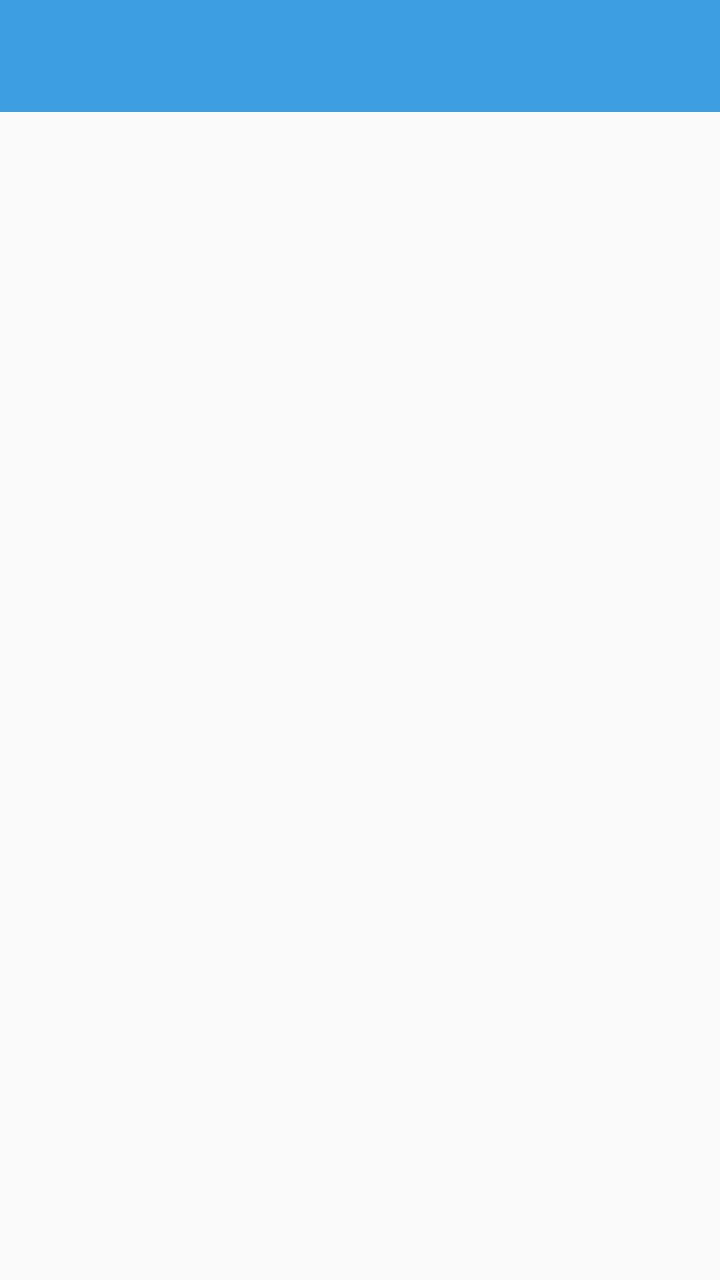
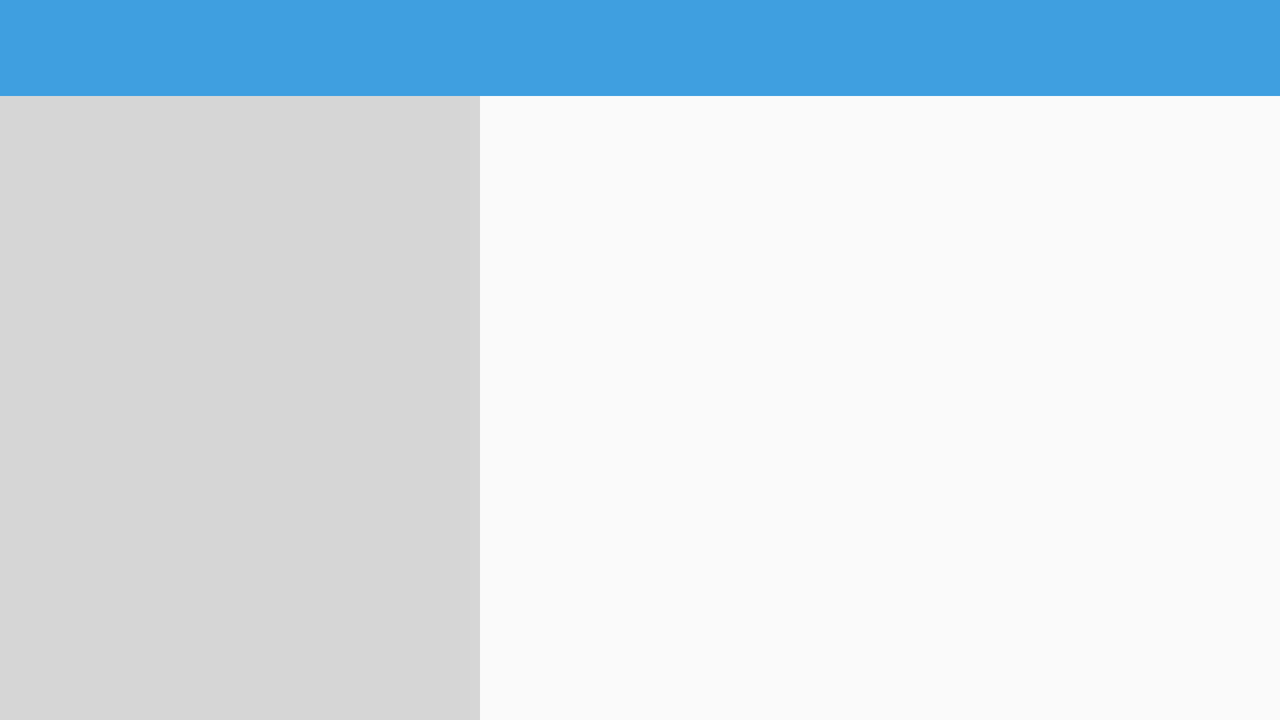

First picture: res/layout/ on a phone held upright. Second picture: the repository's own variant of that layout, on a device whose configuration matches the variant's folder. Source for both follows.
<!-- AndroidManifest.xml: application theme AppTheme -->
<!-- res/layout/activity_slide_items.xml -->
<?xml version="1.0" encoding="utf-8"?>

<android.support.v4.widget.DrawerLayout
    xmlns:android="http://schemas.android.com/apk/res/android"
    android:id="@+id/drawer_layout"
    android:layout_width="match_parent"
    android:layout_height="match_parent">

    <LinearLayout
        android:layout_width="match_parent"
        android:layout_height="match_parent"
        android:orientation="vertical">

        <include layout="@layout/toolbar_slide"/>

        <android.support.v4.view.ViewPager
            android:id="@+id/viewpager"
            android:layout_width="match_parent"
            android:layout_height="match_parent"
           />
    </LinearLayout>

    

    <include layout="@layout/navigation_menu"/>
</android.support.v4.widget.DrawerLayout>
<!-- res/layout/toolbar_slide.xml (included above) -->
<?xml version="1.0" encoding="utf-8"?>

<LinearLayout xmlns:android="http://schemas.android.com/apk/res/android"
    xmlns:app="http://schemas.android.com/apk/res-auto"
    android:orientation="vertical"
    android:layout_width="match_parent"
    android:layout_height="wrap_content"
    android:background="@color/blue">

    <android.support.v7.widget.Toolbar
        android:id="@+id/toolbar_slide"
        android:layout_height="wrap_content"
        android:layout_width="match_parent"
        android:elevation="4dp"
        app:popupTheme="@style/ThemeOverlay.AppCompat.Light"
        app:theme="@style/ThemeToolbar"
        app:contentInsetEnd="0dp"
        app:contentInsetStart="0dp" >

    </android.support.v7.widget.Toolbar>
</LinearLayout>
<!-- res/layout/navigation_menu.xml (included above) -->
<?xml version="1.0" encoding="utf-8"?>
<LinearLayout xmlns:android="http://schemas.android.com/apk/res/android"
    android:orientation="vertical"
    android:layout_width="240dp"
    android:layout_gravity="start"
    android:layout_height="match_parent">
    <ListView
        android:id="@+id/left_drawer"
        android:layout_width="240dp"
        android:layout_height="match_parent"
        android:layout_gravity="start"
        android:choiceMode="singleChoice"
        android:divider="@android:color/transparent"
        android:dividerHeight="0dp"
        android:background="@color/grey_light"/>
</LinearLayout>
<!-- resources referenced by this layout -->
<resources>
  <color name="blue">#3f9fe0</color>
  <color name="grey_light">#d6d6d6</color>
  <style name="ThemeToolbar" parent="@style/ThemeOverlay.AppCompat.Dark.ActionBar">
  
      
      <item name="colorControlNormal">@color/colorAccent</item>
      
      </style>
  <style name="AppTheme" parent="Theme.AppCompat.Light.NoActionBar">
          
          <item name="colorPrimary">@color/colorPrimary</item>
          <item name="colorPrimaryDark">@color/colorPrimaryDark</item>
          <item name="colorAccent">@color/colorAccent</item>
      </style>
  <color name="colorAccent">#FF4081</color>
  <color name="colorPrimary">#3F51B5</color>
  <color name="colorPrimaryDark">#303F9F</color>
</resources>
<!-- res/layout-land/activity_slide_items.xml (the repository's variant of the layout above) -->
<!-- drawn on the phone turned sideways -->
<?xml version="1.0" encoding="utf-8"?>
<LinearLayout
    xmlns:android="http://schemas.android.com/apk/res/android"
    android:id="@+id/naw_layout"
    android:layout_width="match_parent"
    android:layout_height="match_parent"
    android:orientation="vertical">
    <include layout="@layout/toolbar_slide"/>

    <LinearLayout
        android:layout_width="match_parent"
        android:layout_height="match_parent"
        android:orientation="horizontal">

        <include layout="@layout/navigation_menu"/>


        <android.support.v4.view.ViewPager
            android:id="@+id/viewpager"
            android:layout_width="match_parent"
            android:layout_height="match_parent"/>
    </LinearLayout>



    
    
        
        
        
        
        
        
        
        

</LinearLayout>
